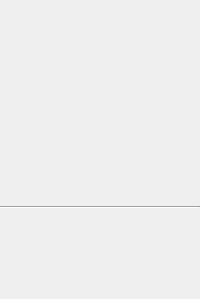
<?xml version="1.0" encoding="UTF-8"?>
<ui version="4.0">
 <class>Metadata</class>
 <widget class="QWidget" name="Metadata">
  <property name="geometry">
   <rect>
    <x>0</x>
    <y>0</y>
    <width>200</width>
    <height>299</height>
   </rect>
  </property>
  <property name="windowTitle">
   <string>Metadata</string>
  </property>
  <layout class="QVBoxLayout" name="verticalLayout">
   <property name="spacing">
    <number>6</number>
   </property>
   <property name="margin">
    <number>0</number>
   </property>
   <item>
    <widget class="QLabel" name="labelAlbumArt">
     <property name="sizePolicy">
      <sizepolicy hsizetype="Minimum" vsizetype="Minimum">
       <horstretch>0</horstretch>
       <verstretch>0</verstretch>
      </sizepolicy>
     </property>
     <property name="minimumSize">
      <size>
       <width>200</width>
       <height>200</height>
      </size>
     </property>
     <property name="maximumSize">
      <size>
       <width>200</width>
       <height>200</height>
      </size>
     </property>
     <property name="pixmap">
      <pixmap resource="../rcc/res.qrc">:/images/noart.jpg</pixmap>
     </property>
     <property name="scaledContents">
      <bool>true</bool>
     </property>
     <property name="alignment">
      <set>Qt::AlignCenter</set>
     </property>
    </widget>
   </item>
   <item>
    <widget class="QFrame" name="frame">
     <layout class="QVBoxLayout" name="verticalLayout_2">
      <property name="margin">
       <number>0</number>
      </property>
      <item>
       <widget class="Line" name="line">
        <property name="orientation">
         <enum>Qt::Horizontal</enum>
        </property>
       </widget>
      </item>
      <item>
       <widget class="QLabel" name="labelTitle">
        <property name="alignment">
         <set>Qt::AlignCenter</set>
        </property>
        <property name="wordWrap">
         <bool>true</bool>
        </property>
       </widget>
      </item>
      <item>
       <widget class="QLabel" name="labelAlbum">
        <property name="alignment">
         <set>Qt::AlignCenter</set>
        </property>
        <property name="wordWrap">
         <bool>true</bool>
        </property>
       </widget>
      </item>
      <item>
       <widget class="QLabel" name="labelArtist">
        <property name="alignment">
         <set>Qt::AlignCenter</set>
        </property>
        <property name="wordWrap">
         <bool>true</bool>
        </property>
       </widget>
      </item>
      <item>
       <widget class="QLabel" name="labelYear">
        <property name="alignment">
         <set>Qt::AlignCenter</set>
        </property>
        <property name="wordWrap">
         <bool>true</bool>
        </property>
       </widget>
      </item>
     </layout>
    </widget>
   </item>
   <item>
    <spacer name="verticalSpacer">
     <property name="orientation">
      <enum>Qt::Vertical</enum>
     </property>
     <property name="sizeHint" stdset="0">
      <size>
       <width>20</width>
       <height>40</height>
      </size>
     </property>
    </spacer>
   </item>
  </layout>
 </widget>
 <resources>
  <include location="../rcc/res.qrc"/>
 </resources>
 <connections/>
</ui>
